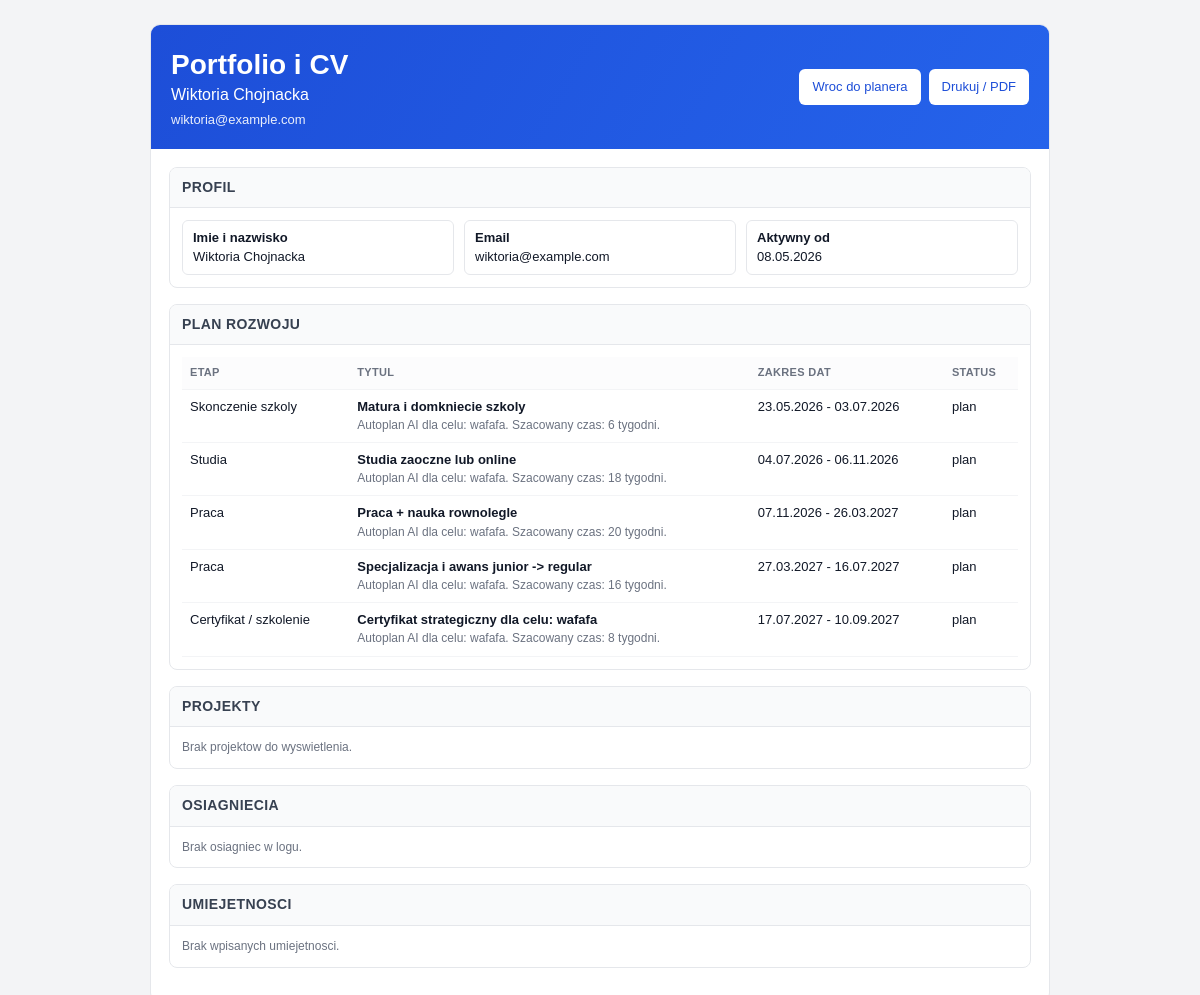
The page /public/template/portfolio-cv.php (signed in) on the database its author committed.
### tables this page shows
CREATE TABLE `uzytkownicy` (
  `id` int(10) UNSIGNED NOT NULL,
  `imie` varchar(60) NOT NULL,
  `nazwisko` varchar(80) NOT NULL,
  `email` varchar(120) NOT NULL,
  `haslo_hash` varchar(255) NOT NULL,
  `avatar_url` varchar(255) DEFAULT NULL,
  `data_rejestracji` datetime NOT NULL DEFAULT current_timestamp(),
  `ostatnie_logowanie` datetime DEFAULT NULL,
  `aktywny` tinyint(1) NOT NULL DEFAULT 1
);

CREATE TABLE `planer_przyszlosci` (
  `id` int(10) UNSIGNED NOT NULL,
  `uzytkownik_id` int(10) UNSIGNED NOT NULL,
  `etap` enum('szkola_koniec','studia','brak_studiow','praca','certyfikat_szkolenie') NOT NULL,
  `tytul` varchar(150) NOT NULL,
  `opis` text DEFAULT NULL,
  `data_start` date NOT NULL,
  `data_koniec` date DEFAULT NULL,
  `status` enum('plan','w_toku','zakonczone') NOT NULL DEFAULT 'plan',
  `utworzony_o` datetime NOT NULL DEFAULT current_timestamp()
);

### public/template/portfolio-cv.php (the view, shortened to what this page needs)
<?php
require_once "polaczenie.php";
$uid = (int) $_SESSION['uzytkownik_id'];
$user_res = mysqli_query($polaczenie, "SELECT imie, nazwisko, email, data_rejestracji FROM uzytkownicy WHERE id = $uid LIMIT 1");
$user = $user_res && mysqli_num_rows($user_res) === 1 ? mysqli_fetch_assoc($user_res) : array(
    'imie' => $_SESSION['imie'] ?? 'Uzytkownik',
    'nazwisko' => '',
    'email' => '',
    'data_rejestracji' => date('Y-m-d H:i:s')
);
$planer = mysqli_query($polaczenie, "SELECT etap, tytul, opis, data_start, data_koniec, status FROM planer_przyszlosci WHERE uzytkownik_id = $uid ORDER BY data_start ASC");
$projekty = mysqli_query($polaczenie, "SELECT nazwa, opis, deadline, status, priorytet FROM projekty WHERE uzytkownik_id = $uid ORDER BY utworzony_o DESC LIMIT 8");
$logi = mysqli_query($polaczenie, "SELECT tytul, opis, data_osiagniecia, punkty_xp FROM logi_sukcesow WHERE uzytkownik_id = $uid ORDER BY data_osiagniecia DESC LIMIT 10");
$umiejetnosci = mysqli_query($polaczenie, "SELECT nazwa, kategoria, poziom FROM umiejetnosci WHERE uzytkownik_id = $uid ORDER BY poziom DESC, nazwa ASC LIMIT 20");
$etykiety_etapow = array(
    'szkola_koniec' => 'Skonczenie szkoly',
    'studia' => 'Studia',
    'brak_studiow' => 'Brak studiow',
    'praca' => 'Praca',
    'certyfikat_szkolenie' => 'Certyfikat / szkolenie'
);
?>
<!DOCTYPE html>
<html lang="pl">
<head>
</head>
<body>
    <div class="page">
        <div class="top">
            <div>
                <h1>Portfolio i CV</h1>
                <div><?php echo htmlspecialchars(trim($user['imie'] . ' ' . $user['nazwisko'])); ?></div>
                <small><?php echo htmlspecialchars($user['email']); ?></small>
            </div>
            <div class="actions">
                <a class="btn" href="planer-przyszlosci.php">Wroc do planera</a>
                <a class="btn" href="portfolio-cv.php?print=1">Drukuj / PDF</a>
            </div>
        </div>
        <div class="content">
            <div class="section">
                <h2>Profil</h2>
                <div class="section-body meta">
                    <div><strong>Imie i
                            nazwisko</strong><br><?php echo htmlspecialchars(trim($user['imie'] . ' ' . $user['nazwisko'])); ?>
                    </div>
                    <div><strong>Email</strong><br><?php echo htmlspecialchars($user['email']); ?></div>
                    <div><strong>Aktywny
                            od</strong><br><?php echo htmlspecialchars(date('d.m.Y', strtotime($user['data_rejestracji']))); ?>
                    </div>
                </div>
            </div>
            <div class="section">
                <h2>Plan rozwoju</h2>
                <div class="section-body">
                    <?php if (!$planer || mysqli_num_rows($planer) === 0): ?>
                        <div class="muted">Brak etapow w planerze.</div>
                    <?php else: ?>
                        <table>
                            <tr>
                                <th>Etap</th>
                                <th>Tytul</th>
                                <th>Zakres dat</th>
                                <th>Status</th>
                            </tr>
                            <?php while ($p = mysqli_fetch_assoc($planer)): ?>
                                <tr>
                                    <td><?php echo htmlspecialchars($etykiety_etapow[$p['etap']] ?? $p['etap']); ?></td>
                                    <td>
                                        <strong><?php echo htmlspecialchars($p['tytul']); ?></strong>
                                        <?php if (!empty($p['opis'])): ?>
                                            <br><span class="muted"><?php echo htmlspecialchars($p['opis']); ?></span>
                                        <?php endif; ?>
                                    </td>
                                    <td>
                                        <?php echo htmlspecialchars(date('d.m.Y', strtotime($p['data_start']))); ?>
                                        <?php if (!empty($p['data_koniec'])): ?>
                                            - <?php echo htmlspecialchars(date('d.m.Y', strtotime($p['data_koniec']))); ?>
                                        <?php endif; ?>
                                    </td>
                                    <td><?php echo htmlspecialchars($p['status']); ?></td>
                                </tr>
                            <?php endwhile; ?>
                        </table>
                    <?php endif; ?>
                </div>
            </div>
            <div class="section">
                <h2>Projekty</h2>
                <div class="section-body">
                    <?php if (!$projekty || mysqli_num_rows($projekty) === 0): ?>
                        <div class="muted">Brak projektow do wyswietlenia.</div>
                    <?php endif; ?>
                </div>
            </div>
            <div class="section">
                <h2>Osiagniecia</h2>
                <div class="section-body">
                    <?php if (!$logi || mysqli_num_rows($logi) === 0): ?>
                        <div class="muted">Brak osiagniec w logu.</div>
                    <?php endif; ?>
                </div>
            </div>
            <div class="section">
                <h2>Umiejetnosci</h2>
                <div class="section-body">
                    <?php if (!$umiejetnosci || mysqli_num_rows($umiejetnosci) === 0): ?>
                        <div class="muted">Brak wpisanych umiejetnosci.</div>
                    <?php endif; ?>
                </div>
            </div>
        </div>
    </div>
</body>
</html>

### public/template/portfolio-cv.php (style rules this page uses)
* { box-sizing: border-box; }
body { margin: 0; font-family: Arial, sans-serif; color: #111827; background: #f3f4f6; line-height: 1.4; }
.page { max-width: 900px; margin: 24px auto; background: #fff; border: 1px solid #e5e7eb; border-radius: 10px; overflow: hidden; }
.top { background: linear-gradient(120deg, #1d4ed8, #2563eb); color: #fff; padding: 20px; display: flex; justify-content: space-between; align-items: center; gap: 12px; }
.top h1 { margin: 0; font-size: 28px; }
.top small { display: block; opacity: 0.9; margin-top: 4px; font-size: 13px; }
.actions { display: flex; gap: 8px; flex-wrap: wrap; }
.btn { display: inline-block; text-decoration: none; background: #fff; color: #1d4ed8; border-radius: 6px; padding: 8px 12px; font-size: 13px; border: 1px solid rgba(255, 255, 255, 0.7); }
.content { padding: 18px; }
.section { margin-bottom: 16px; border: 1px solid #e5e7eb; border-radius: 8px; overflow: hidden; }
.section h2 { margin: 0; font-size: 14px; padding: 10px 12px; background: #f9fafb; border-bottom: 1px solid #e5e7eb; text-transform: uppercase; letter-spacing: 0.4px; color: #374151; }
.section-body { padding: 12px; }
.meta { display: grid; grid-template-columns: repeat(auto-fit, minmax(180px, 1fr)); gap: 10px; font-size: 13px; }
.meta div { border: 1px solid #e5e7eb; border-radius: 6px; padding: 8px 10px; background: #fff; }
table { width: 100%; border-collapse: collapse; font-size: 13px; }
th, td { border-bottom: 1px solid #f3f4f6; padding: 8px; text-align: left; vertical-align: top; }
th { color: #6b7280; font-size: 11px; text-transform: uppercase; letter-spacing: 0.3px; background: #fcfcfd; }
.muted { color: #6b7280; font-size: 12px; }

### rows shown on the page
uzytkownicy: imie+nazwisko "Wiktoria Chojnacka", email "wiktoria@example.com", data_rejestracji "08.05.2026"
planer_przyszlosci: etap "Skonczenie szkoly", tytul "Matura i domkniecie szkoly", opis "Autoplan AI dla celu: wafafa. Szacowany czas: 6 tygodni.", data_start "23.05.2026", data_koniec "03.07.2026", status "plan"
planer_przyszlosci: etap "Studia", tytul "Studia zaoczne lub online", opis "Autoplan AI dla celu: wafafa. Szacowany czas: 18 tygodni.", data_start "04.07.2026", data_koniec "06.11.2026", status "plan"
planer_przyszlosci: etap "Praca", tytul "Praca + nauka rownolegle", opis "Autoplan AI dla celu: wafafa. Szacowany czas: 20 tygodni.", data_start "07.11.2026", data_koniec "26.03.2027", status "plan"
planer_przyszlosci: etap "Praca", tytul "Specjalizacja i awans junior -> regular", opis "Autoplan AI dla celu: wafafa. Szacowany czas: 16 tygodni.", data_start "27.03.2027", data_koniec "16.07.2027", status "plan"
planer_przyszlosci: etap "Certyfikat / szkolenie", tytul "Certyfikat strategiczny dla celu: wafafa", opis "Autoplan AI dla celu: wafafa. Szacowany czas: 8 tygodni.", data_start "17.07.2027", data_koniec "10.09.2027", status "plan"
